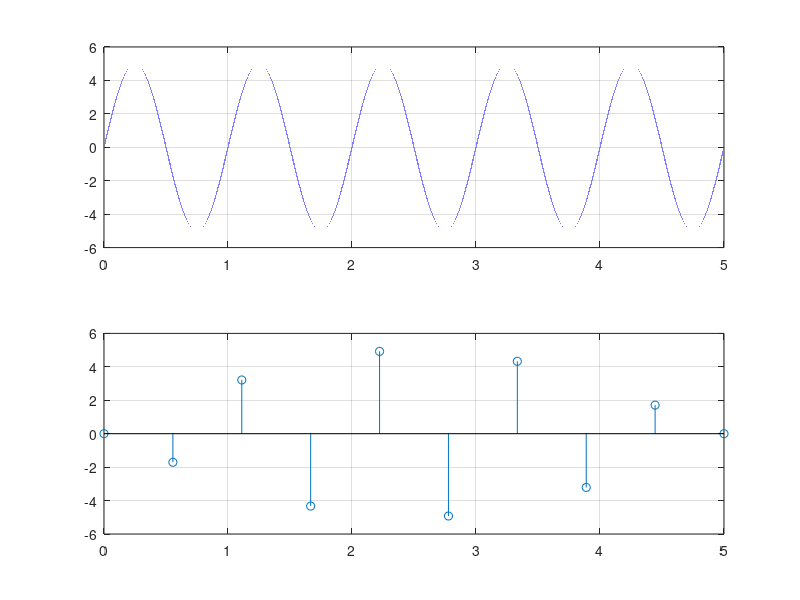

Write MATLAB code to recreate this figure. (Note: this script raises an error after producing the figure.)
clc;
t1 = 0: .00001: 5;
x1 = 5*sin(2*pi*t1);
t2 = linspace(0,5,10);
x2 = 5*sin(2*pi*t2);

subplot(2,1,1)
plot(t1,x1)
grid on;
subplot(2,1,2)
stem(t2,x2)
grid on;

x2 = round (x2)
x = abs(x2);
s1 = dec2bin(x,4);
s1 = string(s1);

for i=1:10
    if(x2(1,i)<0)
        s1(i,1) = '1';
    end  
end
s1
